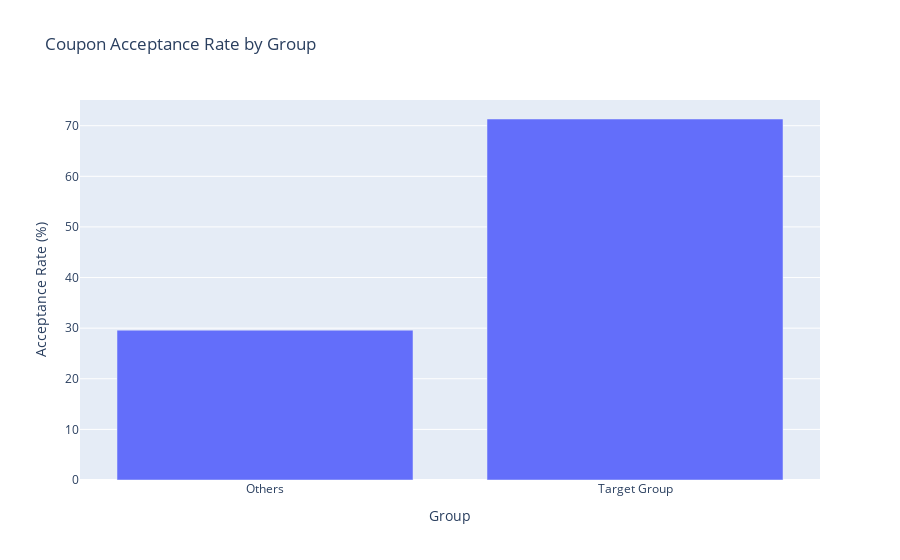

This figure's notebook cell:
### Markdown cell above
5. Use the same process to compare the acceptance rate between drivers who go to bars more than once a month and had passengers that were not a kid and had occupations other than farming, fishing, or forestry.

### Code cell
#define mapping function
bar_usage_high = ['1~3', '4~8', 'gt8']
non_kid_passengers = ['Alone', 'Partner', 'Friend(s)']
excluded_occupation = 'Farming Fishing & Forestry'
#create filtered dataset
filtered_df = bar_coupons_df[(bar_coupons_df['Bar'].isin(bar_usage_high)) &
    (bar_coupons_df['passanger'].isin(non_kid_passengers)) &
    (bar_coupons_df['occupation'] != excluded_occupation)]
#create new column
def label_group(row):
    if (row['Bar'] in bar_usage_high) and \
       (row['passanger'] in non_kid_passengers) and \
       (row['occupation'] != excluded_occupation):
        return 'Target Group'
    else:
        return 'Others'

# Apply it to the full DataFrame
bar_coupons_df['Group'] = bar_coupons_df.apply(label_group, axis=1)

# Count total and accepted
group_counts = bar_coupons_df.groupby('Group')['Y'].agg(['count', 'sum']).reset_index()
group_counts['acceptance_rate'] = group_counts['sum'] / group_counts['count'] * 100

print(group_counts)

#plot the results

fig = px.bar(group_counts, 
             x='Group', 
             y='acceptance_rate',
             title='Coupon Acceptance Rate by Group',
             labels={'acceptance_rate': 'Acceptance Rate (%)'})
fig.show()

### Figure 1 — Plotly figure (JSON) as saved in the notebook; plotly's stock layout.template omitted (floating-point values rounded to 4 significant figures)
{"data": [{"alignmentgroup": "True", "hovertemplate": "Group=%{x}<br>Acceptance Rate (%)=%{y}<extra></extra>", "legendgroup": "", "marker": {"color": "#636efa", "pattern": {"shape": ""}}, "name": "", "offsetgroup": "", "orientation": "v", "showlegend": false, "textposition": "auto", "type": "bar", "x": ["Others", "Target Group"], "xaxis": "x", "y": [29.6, 71.32], "yaxis": "y"}], "layout": {"barmode": "relative", "legend": {"tracegroupgap": 0}, "title": {"text": "Coupon Acceptance Rate by Group"}, "xaxis": {"anchor": "y", "domain": [0, 1], "title": {"text": "Group"}}, "yaxis": {"anchor": "x", "domain": [0, 1], "title": {"text": "Acceptance Rate (%)"}}}}
